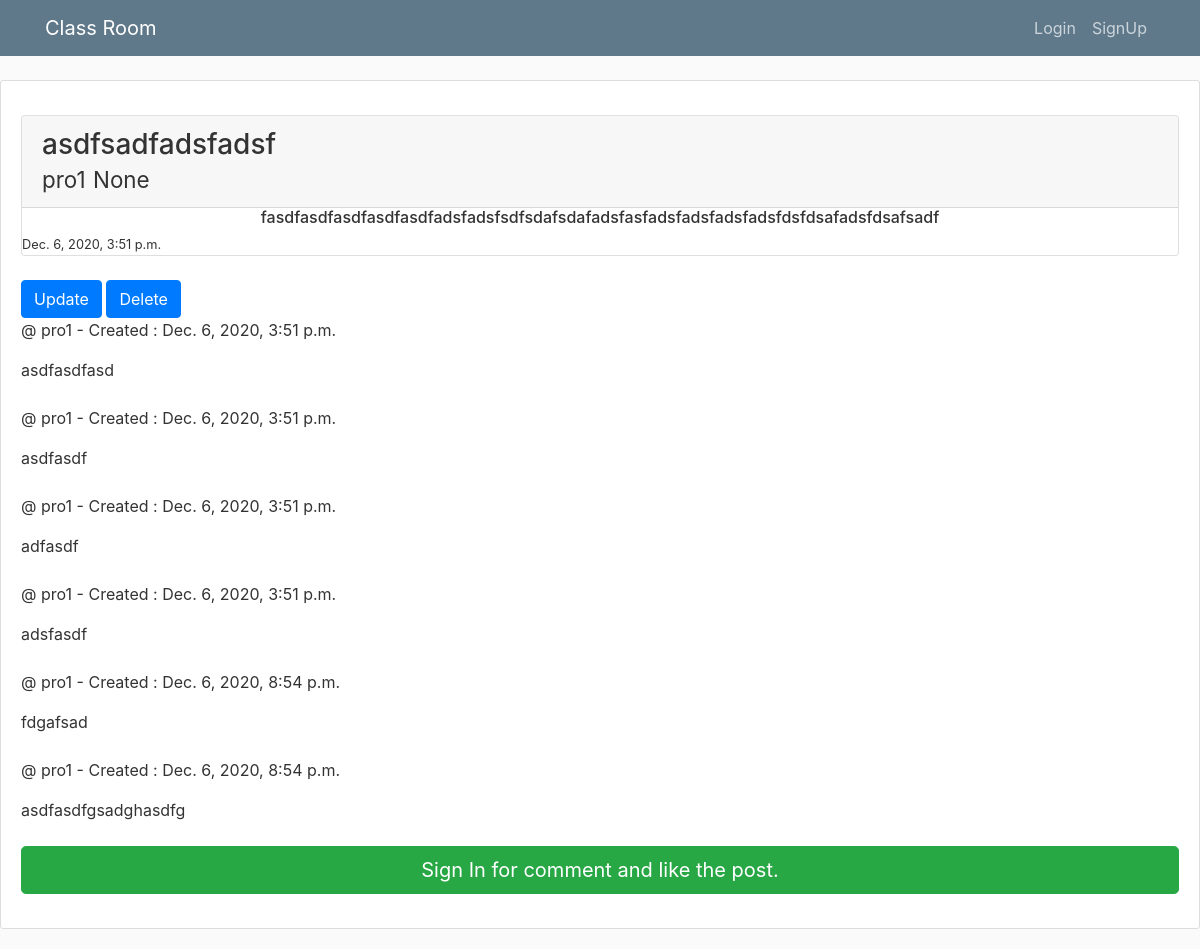
The page /index/lecture/posts/detail/5 on the database its author committed.
### classroom/models.py (models this page shows, shortened)
class Post(models.Model):
    author = models.ForeignKey(eUser, on_delete=models.CASCADE)
    category = models.ForeignKey(Category, on_delete=models.CASCADE)
    title = models.CharField(max_length=64)
    text = models.TextField(max_length=20000)
    created_date = models.DateTimeField(auto_now=True, editable=False)
    updated_date = models.DateTimeField(auto_now_add=True, null=True, editable=False)
    views = models.IntegerField(default=0, editable=False)
    class Meta:
        ordering = ('-created_date', )

class eUser(AbstractBaseUser):
    student_num = models.CharField(max_length=10, validators=[RegexValidator(r'^\d{1,10}$')], unique=True)
    name = models.CharField(max_length=32)
    dept = models.CharField(default='None', max_length=32)
    create_date = models.DateField(auto_now_add=True)
    is_professor = models.BooleanField(default=False)
    is_active = models.BooleanField(default=True)
    is_admin = models.BooleanField(default=False)
    objects = UserManager()
    USERNAME_FIELD = 'student_num'
    REQUIRED_FIELDS = ['name', 'dept', 'is_professor']

class Comment(models.Model):
    author = models.ForeignKey(eUser, on_delete=models.CASCADE)
    text = models.TextField(null=True, blank=True)
    post = models.ForeignKey(Post, on_delete=models.CASCADE)
    created_date = models.DateTimeField(default=timezone.now, editable=False)

### classroom/views.py (the view)
# urls.py: path('index/lecture/posts/detail/<int:pk>', views.PostDetailView.as_view(), name='post_detail'),
class PostDetailView(DetailView):
    model = Post
    def get_context_data(self, **kwargs):
        context = super(PostDetailView, self).get_context_data(**kwargs)
        comment_list = Comment.objects.filter(post=self.kwargs.get('pk'))
        context.update({'comment_list': comment_list, })
        return context

### classroom/templates/classroom/post_detail.html
{% extends "classroom/base.html" %}
{% block content %}
<div class="content-section">
    <div >
        <div class="card my-4">
            <p class="card-header float-left h3"> {{ object.title }}<br>
                <small >{{object.author.name }}</small>
                <small>{{ object.author.dept }}</small>
            </p>
            <p class="text-center h6">{{ object.text }}</p>
            <small> {{ object.updated_date}}</small>
        </div>
        <a class="btn btn-primary" href="{% url 'classroom:post_update' object.id %}">Update</a>
        <a class="btn btn-primary" href="{% url 'classroom:post_delete' object.id %}">Delete</a>
        <article>
            {% for comment in comment_list %}
            <div class="media mb-4">
                <div>
                    <p>@ {{ comment.author.name }} - Created : {{ comment.created_date}}</p>
                    {{ comment.text }}
                </div>
            </div>
            {% endfor %}
            {% if user.is_authenticated %}
            <div class="card my-4">
                <h5 class="card-header">Leave a Comment:</h5>
                <div class="card-body">
                    <form method="POST" action="{% url 'classroom:add_comment' object.id %}">
                {% csrf_token %}
                        <div class="form-group">
                            <textarea class="form-control" name="text" rows="3" required></textarea>
                                <input type="hidden" name="user_id" value="{{object.id}}">
                        </div>
                        <button class="btn btn-primary" type="submit">Comment</button>
                    </form>
                </div>
            </div>
            {% else %}
                <a href="{% url 'classroom:login' %}" class="btn btn-success btn-lg btn-block mb-4">
                    Sign In for comment and like the post.
                </a>
            {% endif %}
        </article>
    </div>
</div>
{% endblock %}

### eclass/static/css/main.css (style rules this page uses)
body { background: #fafafa; color: #333333; margin-top: 5rem; }
.content-section { background: #ffffff; padding: 10px 20px; border: 1px solid #dddddd; border-radius: 3px; margin-bottom: 20px; }

### rows shown on the page
Post: title "asdfsadfadsfadsf", author.name "pro1", author.dept "None", text "fasdfasdfasdfasdfasdfadsfadsfsdfsdafsdafadsfasfadsfadsfadsfadsfdsfdsafadsfdsafsadf", updated_date "Dec. 6, 2020, 3:51 p.m."
Comment: author.name "pro1", created_date "Dec. 6, 2020, 3:51 p.m.", text "asdfasdfasd"
Comment: author.name "pro1", created_date "Dec. 6, 2020, 3:51 p.m.", text "asdfasdf"
Comment: author.name "pro1", created_date "Dec. 6, 2020, 3:51 p.m.", text "adfasdf"
Comment: author.name "pro1", created_date "Dec. 6, 2020, 3:51 p.m.", text "adsfasdf"
Comment: author.name "pro1", created_date "Dec. 6, 2020, 8:54 p.m.", text "fdgafsad"
Comment: author.name "pro1", created_date "Dec. 6, 2020, 8:54 p.m.", text "asdfasdfgsadghasdfg"
